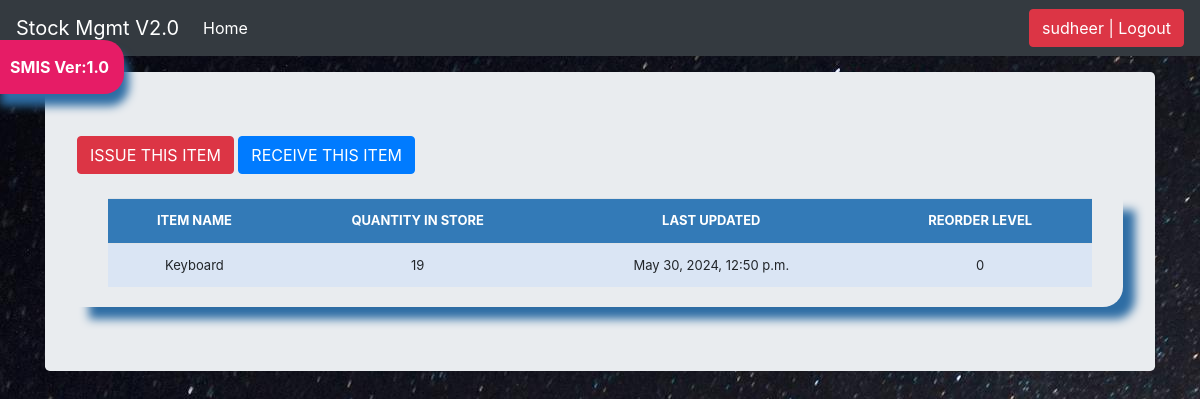
Screenshot of /stock_detail/2/ (signed in) with the database file from the repository.
### stockmgmt/models.py (models this page shows, shortened)
class Stock(models.Model):
	category = models. ForeignKey(category,on_delete = models.CASCADE,blank = True,null = True)
	item_name = models.CharField(max_length =50, blank=True, null=True)
	quantity = models.IntegerField(default='0', blank=False, null=True)
	receive_quantity = models.IntegerField(default='0', blank=True, null=True)
	receive_by = models.CharField(max_length=50, blank=True, null=True)
	issue_quantity = models.IntegerField(default = '0', blank=True, null=True)
	issue_by = models.CharField(max_length=50, blank=True, null=True)
	issue_to = models.CharField(max_length=50, blank=True, null=True)
	phone_number = models.CharField(max_length=50,blank=True, null=True)
	created_by = models.CharField(max_length = 50, blank =True, null=True)
	reorder_level=models.IntegerField(default='0', blank=True, null=True)
	last_updated = models.DateTimeField(auto_now_add=False,auto_now=True)
	timestamp = models.DateTimeField(auto_now_add=True,auto_now=False)
	date = models.DateTimeField(default = datetime.now)

### stockmgmt/views.py (the view)
# urls.py: path('stock_detail/<str:pk>/', views.stock_detail, name='stock_detail'),
def stock_detail(request,pk):
    queryset = Stock.objects.get(id=pk)
    context = {"queryset":queryset,}
    return render(request,"stock_detail.html",context)

### stockmgmt/templates/stock_detail.html (shortened to what this page needs)
{% load static %}
{% load crispy_forms_tags %}
<!DOCTYPE html>
<html lang="en">
  <head>
 <link href = "{% static 'js/jquery-ui-1.13.3/jquery-ui.min.css' %}" rel = "stylesheet">
    <link href = "{% static 'js/jquery-ui-1.13.3/jquery-ui.structure.min.css' %}" rel = "stylesheet">
    <link href = "{% static 'js/jquery-ui-1.13.3/jquery-ui.theme.min.css' %}" rel = "stylesheet">
      <link href = "{% static 'css/stylesheet.css' %}" rel = "stylesheet">
      <link href = "{% static 'css/bootstrap.min.css' %}" rel = "stylesheet">
    <link href = "{% static 'css/navbar-top-fixed.css' %}" rel = "stylesheet">
  </head>
  <body>
 {% include 'navbar.html' %}
<main role="main" class="container">
  <div class="jumbotron">
    <a href = "{% url 'issue_items' queryset.id %}"><div class ='btn btn-danger'>ISSUE THIS ITEM</div></a>
    <a href = "{% url 'receive_items' queryset.id %}"><div class ='btn btn-primary'>RECEIVE THIS ITEM</div></a><br>
    <br>
    <div class = "display_table">
      <table class ="table">
         <tr>
          <th>ITEM NAME</th>
          <th>QUANTITY IN STORE</th>
          <th>LAST UPDATED</th>
          <th>REORDER LEVEL</th>
        </tr>
      <tr>
        <td>{{queryset.item_name}}</td>
        <td>{{queryset.quantity}}</td>
        <td>{{queryset.last_updated}}</td>
        <td>{{queryset.reorder_level}}</td>
      </tr>
  </div>
</main>
      </body>
</html>

### stockmgmt/templates/navbar.html (shortened to what this page needs)
{% load static %}
<nav class="navbar navbar-expand-md navbar-dark fixed-top bg-dark">
  <a class="navbar-brand" href="/">Stock Mgmt V2.0</a>
  <link href = "{% static 'css/stylesheet.css' %}" rel = "stylesheet">
  <div class="collapse navbar-collapse" id="navbarCollapse">
    <ul class="navbar-nav mr-auto">
      <li class="nav-item active">
        <a class="nav-link" href="/">Home <span class="sr-only">(current)</span></a>
      </li>
    </ul>
    <ul class = "navbar-nav">
      {% if request.user.is_authenticated %}
      <li><a href="/accounts/logout/"><button class = "btn btn-danger">{{ user }} | Logout</button></a></li>
      {% else %}
      <li><a href="/accounts/login">Login</a></li>
      {% endif %}
    </ul>
  </div>
</nav>
<a href="#"><div id ="version-display" data-toggle = "modal" data-target ="#myModal">SMIS Ver:1.0</div></a>

### stockmgmt/static/css/stylesheet.css (style rules this page uses)
body { background-color:#34eb6b; background-image: url("../img/bg.jpg"); }
.table { font-size:13px; text-align:center; width:95%; margin:auto; }
.table tr:nth-child(odd) { background:#B8CAE4; }
.table tr:nth-child(even) { background:#dae5f4; }
th { background-color:#337ab7; color:white; }
.display_table { border-bottom-right-radius: 20px; padding-left: 5px; padding-right: 5px; padding-bottom: 20px; box-shadow: 12px 12px 10px #2e6da4; }
#version-display { background-color: #e61c66; color:white; box-shadow: 5px 12px 10px #2e6da4; text-align:center; display:inline; font-weight:bolder; padding: 15px; position:fixed; top:40px; left:-5px; z-index: 3000; border-top-right-radius: 20px; border-bottom-right-radius: 20px; }

### stockmgmt/static/css/navbar-top-fixed.css (style rules this page uses)
body { min-height: 75rem; padding-top: 4.5rem; }

### rows the page displays
Stock: item_name "Keyboard", quantity "19", last_updated "May 30, 2024, 12:50 p.m.", reorder_level "0"

### other values shown
{{ user }} "sudheer"
